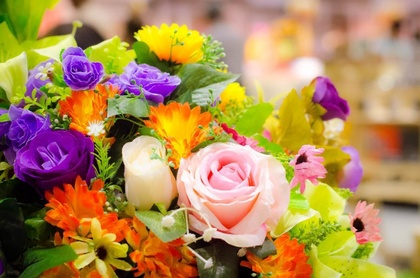
%> input picture Intensity Transformations/flower.jpg, 420 x 278 px, shrunk from 970 x 642 before the run
$ octave Intensity_Transformations.m   (GNU Octave 9; MATLAB toolbox functions it lacks are replaced by stand-ins)
%> lines starting %> are read from the running program, lines starting %| are printed output that depends on the picture
I=im2double(imread('flower.jpg'));
I=rgb2gray(I);
%> I: size 278x420 double

figure;
imshow(I);

figure
subplot(2,3,2), imshow(I), title('Original Image');
subplot(2,3,5), imhist(I), title('Histogram of Original Image');
%> after `title('Histogram of Original Image')`:
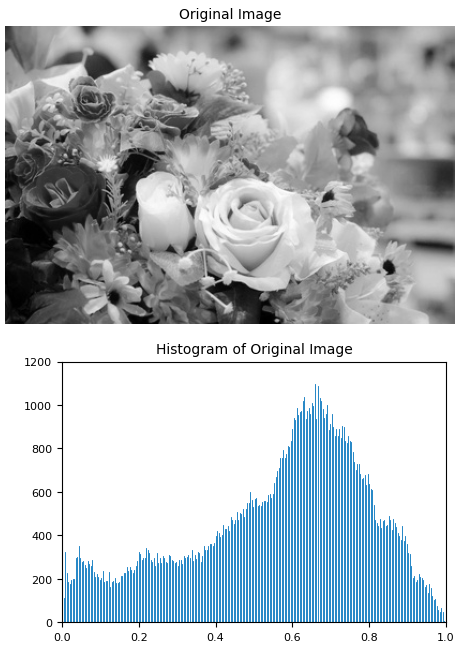
%> figure redrawn from the program's plot data, 2 panels
imwrite(I,'Original_Image.jpg');
saveas(gcf,'Histogram_of_Original_Image.jpg');

%Power Law Transformation
Y=input('Enter the value of GAMMA: ');%user input Y = 2.5
%> the answer given: 2
c = 1.56; %Given
S = c * (I .^Y); %Power Law Transformation
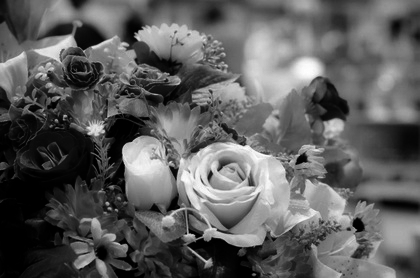
%> S: size 278x420 double; min 0, max 1.55, mean 0.574; drawn with min black and max white
figure
subplot(2,3,2), imshow(S), title('Original Image after Power Law Transformation');
%> after `imshow(S)`:
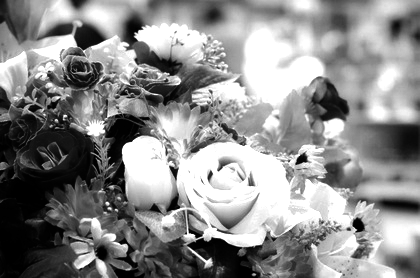
%> displayed picture: size 278x420, on the screen's scale of 0 to 255; min 0, max 255, mean 140.1
subplot(2,3,5), imhist(S), title('Histogram of Original Image after Power Law Transformation');
%> after `title('Histogram of Original Image after Power Law Transformation')`:
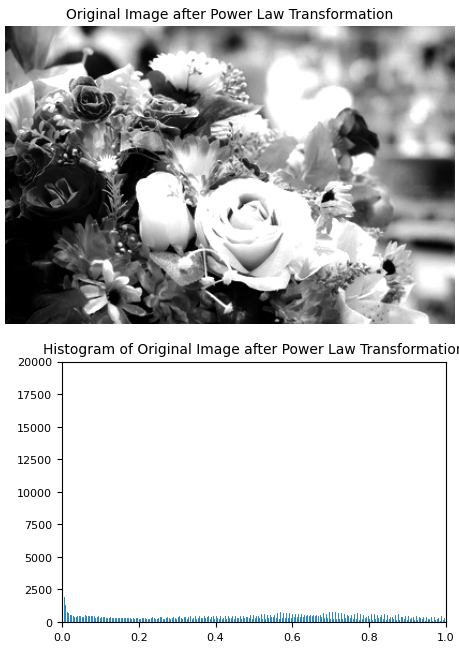
%> figure redrawn from the program's plot data, 2 panels
imwrite(S,'Original_Image_after_Power_Law_Transformation.jpg');
saveas(gcf,'Histogram_of_Original_Image_after_Power_Law_Transformation.jpg');

%Thresholding

image_thresholded = zeros(size(I));
A=200; %Given
for i=1:size(I,1)
    for j=1:size(I,2)
        % get pixel value
        pixel=I(i,j);
          % check pixel value and assign new value
          if pixel<A
              new_pixel=I(i,j)+(I(i,j)*0.50);
          else
              new_pixel=I(i,j)-(I(i,j)*0.25);
          end
          % save new pixel value in thresholded image
          image_thresholded(i,j)=new_pixel;
     end
end
%> after the loop, new_pixel = 0.63
figure()
subplot(2,3,2)
imshow(image_thresholded)
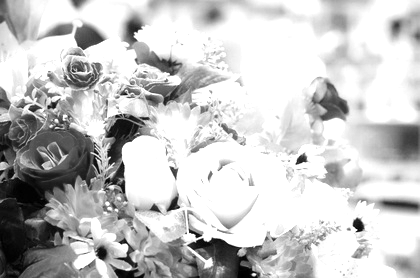
%> displayed picture: size 278x420, on the screen's scale of 0 to 255; min 0, max 255, mean 198.4
title('thresholded image after thresholding')
subplot(2,3,5), imhist(image_thresholded), title('Histogram of thresholded image after thresholding');
imwrite(image_thresholded,'thresholded_image_after_thresholding.jpg');
saveas(gcf,'Histogram_of_thresholded_image_after_thresholding.jpg');

%Log Transformation

C=1.9; %given
s=C * log(1 + I);
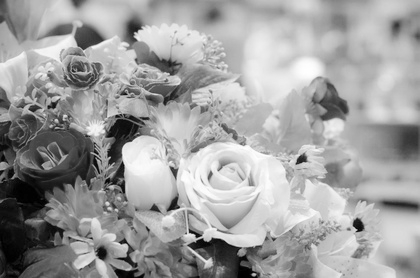
%> s: size 278x420 double; min 0, max 1.31, mean 0.823; drawn with min black and max white
figure()
subplot(2,3,2)
imshow(s)
title(' Image after log transformation')
subplot(2,3,5), imhist(s), title('Histogram of Image after log transformation');
%> after `title('Histogram of Image after log transformation')`:
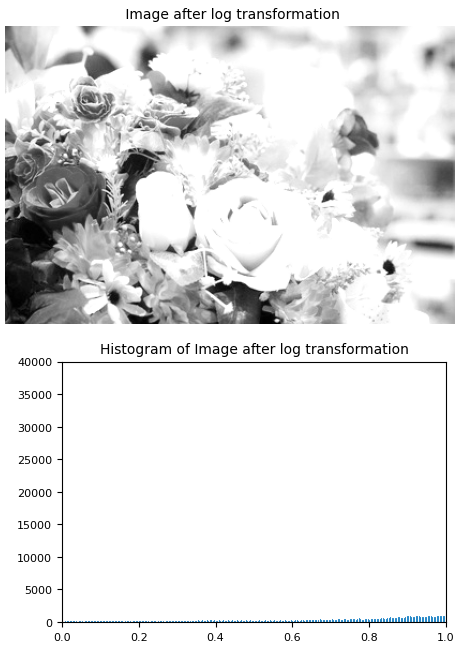
%> figure redrawn from the program's plot data, 2 panels
imwrite(s,'Image_after_log_transformation.jpg');
saveas(gcf,'Histogram_of-Image_after_log_transformation.jpg');

%Negative Transformation

L=2^8;
negImg=(L-1)-I;
figure()
subplot(2,3,2)
imshow(s)
title(' Image after Negative transformation')
subplot(2,3,5), imhist(s), title('Histogram of Original Image after Negative transformation');
imwrite(s,'Image_after_Negative_transformation.jpg');
saveas(gcf,'Histogram_of_Image_after_Negative_transformation.jpg');
